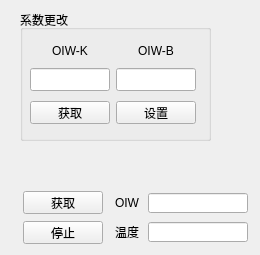
   <widget class="QWidget" name="tab_5">
    <attribute name="title">
     <string>水中油</string>
    </attribute>
    <widget class="QWidget" name="layoutWidget_18">
     <property name="geometry">
      <rect>
       <x>20</x>
       <y>190</y>
       <width>231</width>
       <height>56</height>
      </rect>
     </property>
     <layout class="QHBoxLayout" name="horizontalLayout_19">
      <item>
       <layout class="QVBoxLayout" name="verticalLayout_9">
        <item>
         <widget class="QPushButton" name="pushButton_72">
          <property name="sizePolicy">
           <sizepolicy hsizetype="Expanding" vsizetype="Fixed">
            <horstretch>0</horstretch>
            <verstretch>0</verstretch>
           </sizepolicy>
          </property>
          <property name="minimumSize">
           <size>
            <width>80</width>
            <height>23</height>
           </size>
          </property>
          <property name="maximumSize">
           <size>
            <width>80</width>
            <height>23</height>
           </size>
          </property>
          <property name="layoutDirection">
           <enum>Qt::LeftToRight</enum>
          </property>
          <property name="text">
           <string>获取</string>
          </property>
         </widget>
        </item>
        <item>
         <widget class="QPushButton" name="pushButton_73">
          <property name="sizePolicy">
           <sizepolicy hsizetype="Expanding" vsizetype="Fixed">
            <horstretch>0</horstretch>
            <verstretch>0</verstretch>
           </sizepolicy>
          </property>
          <property name="minimumSize">
           <size>
            <width>80</width>
            <height>23</height>
           </size>
          </property>
          <property name="maximumSize">
           <size>
            <width>80</width>
            <height>23</height>
           </size>
          </property>
          <property name="text">
           <string>停止</string>
          </property>
         </widget>
        </item>
       </layout>
      </item>
      <item>
       <layout class="QGridLayout" name="gridLayout_15">
        <item row="0" column="0">
         <widget class="QLabel" name="label_78">
          <property name="sizePolicy">
           <sizepolicy hsizetype="Fixed" vsizetype="Fixed">
            <horstretch>0</horstretch>
            <verstretch>0</verstretch>
           </sizepolicy>
          </property>
          <property name="minimumSize">
           <size>
            <width>30</width>
            <height>20</height>
           </size>
          </property>
          <property name="maximumSize">
           <size>
            <width>30</width>
            <height>20</height>
           </size>
          </property>
          <property name="text">
           <string>OIW</string>
          </property>
          <property name="alignment">
           <set>Qt::AlignCenter</set>
          </property>
         </widget>
        </item>
        <item row="0" column="1">
         <widget class="QLineEdit" name="lineEdit_65">
          <property name="minimumSize">
           <size>
            <width>100</width>
            <height>20</height>
           </size>
          </property>
          <property name="maximumSize">
           <size>
            <width>100</width>
            <height>20</height>
           </size>
          </property>
         </widget>
        </item>
        <item row="1" column="0">
         <widget class="QLabel" name="label_79">
          <property name="sizePolicy">
           <sizepolicy hsizetype="Fixed" vsizetype="Fixed">
            <horstretch>0</horstretch>
            <verstretch>0</verstretch>
           </sizepolicy>
          </property>
          <property name="minimumSize">
           <size>
            <width>30</width>
            <height>20</height>
           </size>
          </property>
          <property name="maximumSize">
           <size>
            <width>30</width>
            <height>20</height>
           </size>
          </property>
          <property name="text">
           <string>温度</string>
          </property>
          <property name="alignment">
           <set>Qt::AlignCenter</set>
          </property>
         </widget>
        </item>
        <item row="1" column="1">
         <widget class="QLineEdit" name="lineEdit_66">
          <property name="sizePolicy">
           <sizepolicy hsizetype="Fixed" vsizetype="Fixed">
            <horstretch>0</horstretch>
            <verstretch>0</verstretch>
           </sizepolicy>
          </property>
          <property name="minimumSize">
           <size>
            <width>100</width>
            <height>20</height>
           </size>
          </property>
          <property name="maximumSize">
           <size>
            <width>100</width>
            <height>20</height>
           </size>
          </property>
         </widget>
        </item>
       </layout>
      </item>
     </layout>
    </widget>
    <widget class="QGroupBox" name="groupBox_12">
     <property name="geometry">
      <rect>
       <x>20</x>
       <y>10</y>
       <width>191</width>
       <height>131</height>
      </rect>
     </property>
     <property name="title">
      <string>系数更改</string>
     </property>
     <widget class="QWidget" name="layoutWidget_24">
      <property name="geometry">
       <rect>
        <x>10</x>
        <y>30</y>
        <width>168</width>
        <height>91</height>
       </rect>
      </property>
      <layout class="QGridLayout" name="gridLayout_22">
       <item row="0" column="0">
        <widget class="QLabel" name="label_92">
         <property name="sizePolicy">
          <sizepolicy hsizetype="Fixed" vsizetype="Fixed">
           <horstretch>0</horstretch>
           <verstretch>0</verstretch>
          </sizepolicy>
         </property>
         <property name="minimumSize">
          <size>
           <width>80</width>
           <height>10</height>
          </size>
         </property>
         <property name="maximumSize">
          <size>
           <width>80</width>
           <height>16777215</height>
          </size>
         </property>
         <property name="text">
          <string>OIW-K</string>
         </property>
         <property name="alignment">
          <set>Qt::AlignCenter</set>
         </property>
        </widget>
       </item>
       <item row="0" column="1">
        <widget class="QLabel" name="label_93">
         <property name="sizePolicy">
          <sizepolicy hsizetype="Fixed" vsizetype="Fixed">
           <horstretch>0</horstretch>
           <verstretch>0</verstretch>
          </sizepolicy>
         </property>
         <property name="minimumSize">
          <size>
           <width>80</width>
           <height>10</height>
          </size>
         </property>
         <property name="maximumSize">
          <size>
           <width>80</width>
           <height>16777215</height>
          </size>
         </property>
         <property name="text">
          <string>OIW-B</string>
         </property>
         <property name="alignment">
          <set>Qt::AlignCenter</set>
         </property>
        </widget>
       </item>
       <item row="1" column="0">
        <widget class="QLineEdit" name="lineEdit_79">
         <property name="sizePolicy">
          <sizepolicy hsizetype="Fixed" vsizetype="Fixed">
           <horstretch>0</horstretch>
           <verstretch>0</verstretch>
          </sizepolicy>
         </property>
         <property name="minimumSize">
          <size>
           <width>80</width>
           <height>23</height>
          </size>
         </property>
         <property name="maximumSize">
          <size>
           <width>80</width>
           <height>23</height>
          </size>
         </property>
        </widget>
       </item>
       <item row="1" column="1">
        <widget class="QLineEdit" name="lineEdit_80">
         <property name="sizePolicy">
          <sizepolicy hsizetype="Fixed" vsizetype="Fixed">
           <horstretch>0</horstretch>
           <verstretch>0</verstretch>
          </sizepolicy>
         </property>
         <property name="minimumSize">
          <size>
           <width>80</width>
           <height>23</height>
          </size>
         </property>
         <property name="maximumSize">
          <size>
           <width>80</width>
           <height>23</height>
          </size>
         </property>
        </widget>
       </item>
       <item row="2" column="0">
        <widget class="QPushButton" name="pushButton_86">
         <property name="sizePolicy">
          <sizepolicy hsizetype="Fixed" vsizetype="Fixed">
           <horstretch>0</horstretch>
           <verstretch>0</verstretch>
          </sizepolicy>
         </property>
         <property name="minimumSize">
          <size>
           <width>80</width>
           <height>23</height>
          </size>
         </property>
         <property name="maximumSize">
          <size>
           <width>80</width>
           <height>23</height>
          </size>
         </property>
         <property name="text">
          <string>获取</string>
         </property>
        </widget>
       </item>
       <item row="2" column="1">
        <widget class="QPushButton" name="pushButton_87">
         <property name="sizePolicy">
          <sizepolicy hsizetype="Fixed" vsizetype="Fixed">
           <horstretch>0</horstretch>
           <verstretch>0</verstretch>
          </sizepolicy>
         </property>
         <property name="minimumSize">
          <size>
           <width>80</width>
           <height>23</height>
          </size>
         </property>
         <property name="maximumSize">
          <size>
           <width>80</width>
           <height>23</height>
          </size>
         </property>
         <property name="text">
          <string>设置</string>
         </property>
        </widget>
       </item>
      </layout>
     </widget>
    </widget>
   </widget>
